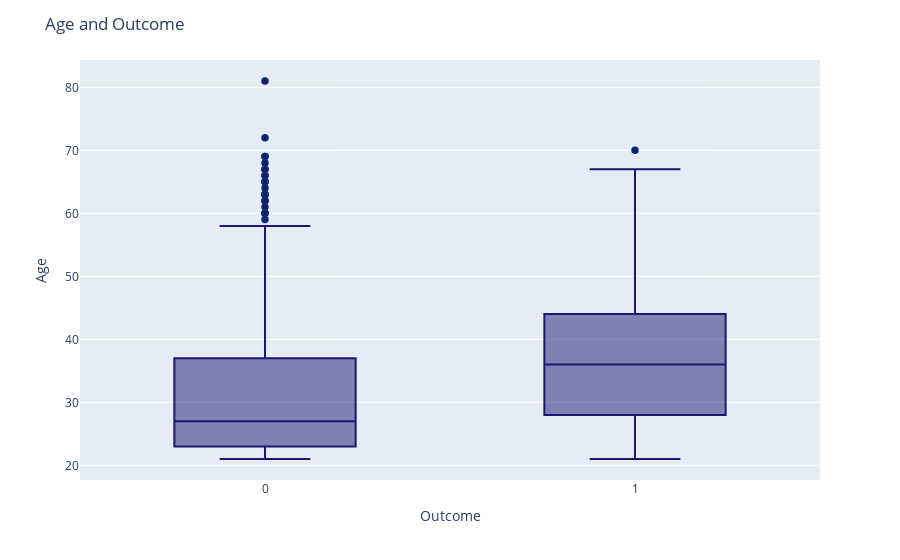

This figure's notebook cell:
### Code cell
fig = px.box(df, x='Outcome', y='Age')
fig.update_traces(marker_color="midnightblue",marker_line_color='rgb(8,48,107)',
                  marker_line_width=1.5)
fig.update_layout(title_text='Age and Outcome')
fig.show()

### Figure 1 — Plotly figure (JSON) as saved in the notebook; plotly's stock layout.template omitted (floating-point values rounded to 4 significant figures; data arrays with more than 128 entries replaced by an {"elided": "..."} marker saying what was removed)
{"data": [{"hovertemplate": "Outcome=%{x}<br>Age=%{y}<extra></extra>", "showlegend": false, "legendgroup": "", "name": "", "yaxis": "y", "y": {"elided": "768 int values"}, "offsetgroup": "", "xaxis": "x", "y0": " ", "marker": {"color": "midnightblue", "line": {"color": "rgb(8,48,107)", "width": 1.5}}, "x": {"elided": "768 int values"}, "alignmentgroup": "True", "type": "box", "x0": " ", "notched": false, "orientation": "v"}], "layout": {"boxmode": "group", "yaxis": {"domain": [0, 1], "anchor": "x", "title": {"text": "Age"}}, "title": {"text": "Age and Outcome"}, "xaxis": {"domain": [0, 1], "anchor": "y", "title": {"text": "Outcome"}}, "margin": {"t": 60}, "legend": {"tracegroupgap": 0}}}
